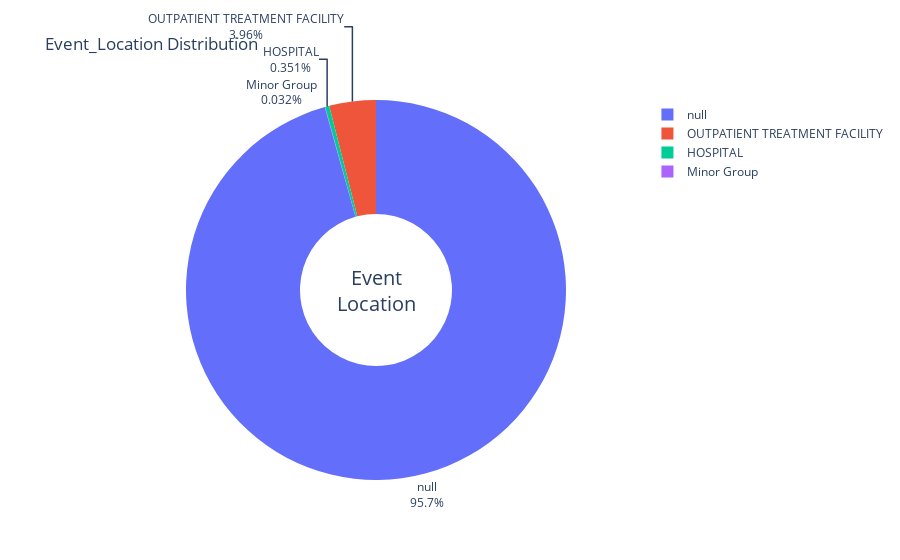

Notebook code for this chart:
### Code cell
na_pattern = r'^(\*|I|N|OTHER|NO INFORMATION|)$'
replace_null_lf = replace_pattern_with_null(lf, col, na_pattern)
eda_proportion(replace_null_lf, col, top_n=3)

### Figure 1 — Plotly figure (JSON) as saved in the notebook; plotly's stock layout.template omitted (floating-point values rounded to 4 significant figures)
{"data": [{"hole": 0.4, "hoverinfo": "label+percent", "labels": [null, "OUTPATIENT TREATMENT FACILITY", "HOSPITAL", "Minor Group"], "textinfo": "label+percent", "textposition": "outside", "type": "pie", "values": [13049549, 540836, 47879, 4372]}], "layout": {"annotations": [{"font": {"size": 20}, "showarrow": false, "text": "Event<br>Location", "x": 0.5, "y": 0.5}], "title": {"text": "Event_Location Distribution"}}}
